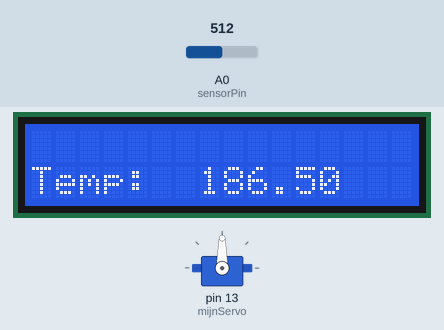
Simulated run of this sketch. Board: Arduino Uno, built with avr-gcc and run on an emulated ATmega328P. On the bench: 16×2 character LCD, servo. The inputs (shaded band) are chosen by the test bench; at power-on: A0 (sensorPin) = 512. What the sketch prints to the serial monitor is not drawn.

Above: at 1.2 s.
1.3 s: A0 (sensorPin) set to 192
At 2.8 s:
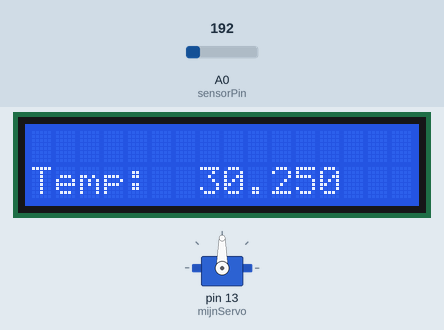
3.5 s: A0 (sensorPin) set to 169
At 6.2 s:
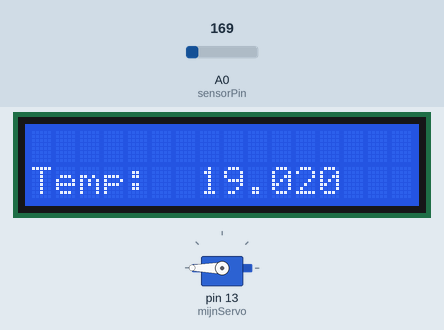
6.5 s: A0 (sensorPin) set to 122
At 8.2 s:
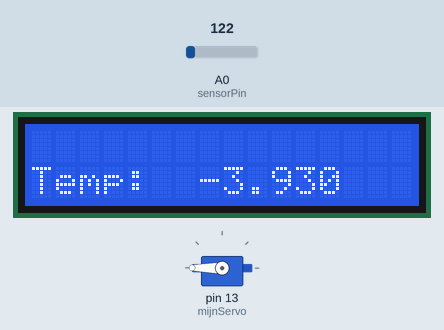
Timing chart, 0 to 9.7 s (numbered marks = the images above; inputs shaded):
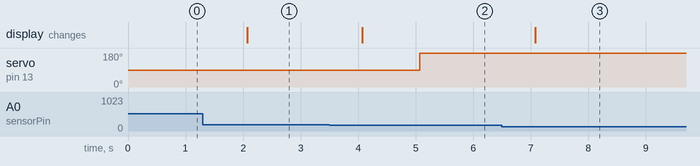

Measured:
- the behaviour switches between 178 and 177 on A0 (sensorPin) (found by bisection; images 1 and 2)
- after the input at 1.3 s, the display: changes after 0.77 s (image 1)
- after the input at 3.5 s, servo on pin 13 (mijnServo): 90° → 180° after 1.6 s; the display: changes after 0.58 s (image 2)
- after the input at 6.5 s, the display: changes after 0.58 s (image 3)

The sketch:

sketch_project_lcd2.ino
```cpp
#include <LiquidCrystal.h>                      //Haalt de benodigde methodes voor een lcd-display binnen
#include <Servo.h>                              //Haalt de benodigde methodes voor een servo binnen

int sensorPin = 0;                              //Intialiseert de temperatuursensor en geeft aan dat deze op pin 0 zit
LiquidCrystal lcd(7, 8, 9, 10, 11 , 12);        //Geeft aan welke pins op de Arduino verbonden zijn met de lcd-display
Servo mijnServo;                                //Intialiseert een servo met de naam "mijnServo"
int pos = 0;                                    //Intialiseert de positie van de raampjes in graden


void setup()
{
  Serial.begin(9600);                           //Start de seriële monitor.
  lcd.begin(16, 2);                             //Start de lcd-display en geeft aan dat het een 16 x 2 display is oftewel 16 karakters lang en 2 hoog
  lcd.setCursor(0,1);                           //Zet de cursor positie op 0,1 oftwel het begin van de 2de rij
  lcd.write("Temp: ");                          //Schrijft het stukje "Temp: " op de lcd-display
  mijnServo.attach(13);                         //Zet de servo aan en verbindt deze met port 13
}

void loop()
{
  int reading = analogRead(sensorPin);          //Intialiseert een variabele genaamd reading, deze leest de temperatuursensor af doormiddel van "analogRead"

  float voltage = reading * 5.0;                //Intialiseert een kommagetaal genaamd voltage die 5x de waarde is van de afgelezen waarde van reading (reading * 5)
  voltage /= 1024.0;                            //Verandert de waarde van voltage naar de waarde van de vorige formule gedeeld door 1024 (reading * 5 / 1024)

  Serial.print(voltage);                        //Print de waarde van voltage in de seriële monitor
  Serial.println(" volt");                      //Print de tekst " volt" achter de waarde voltage

  double calibratie = 13.5;                     //Intialiseert een variabele genaamd calibratie die zorgt dat de temperatuur die
                                                //wordt weergeven op de lcd gelijk is aan de temperatuur die het op dit moment echt is
  float temperatuur = (voltage - 0.5) * 100;    //Intialiseert een kommagetal genaamd temperatuur die gelijk is aan ((voltage - 0,5) * 100)
    double tempC = temperatuur - calibratie;    //Intialiseert een kommagetal genaamd TempC die +- gelijk is aan de temperatuur die het op dit moment echt is
    Serial.print(tempC);                        //Print de waarde van tempC in de seriële monitor
    Serial.println(" graden");                  //Print de tekst " graden" achter de waarde tempC
    lcd.setCursor(7,1);                         //Zet de cursor op de 8ste positie van de 2de rij
    lcd.print(tempC);                           //Print de waarde van tempC op de lcd-display
    delay(1000);                                //Wacht 1 seconde voordat de loop verder gaat

  if(tempC >= 23)                               //Kijkt of de temperatuur hoger of gelijk is aan 23
  {                                             //Als dit zo is wordt de volgende code uitgevoert
    int Open = 90;                              //Intialiseert een variabele genaamd Open met de waarde 90
    mijnServo.write(Open);                      //Zet de positie van het raam op 90
  }
  else                                          //Als de temperatuur lager is dan 23 wordt de volgende code uitgevoert
  {
    int Dicht = 180;                            //Intialiseert een variabele genaamd Open met de waarde 180
    mijnServo.write(Dicht);                     //Zet de positie van het raam op 180
  }
}
```
